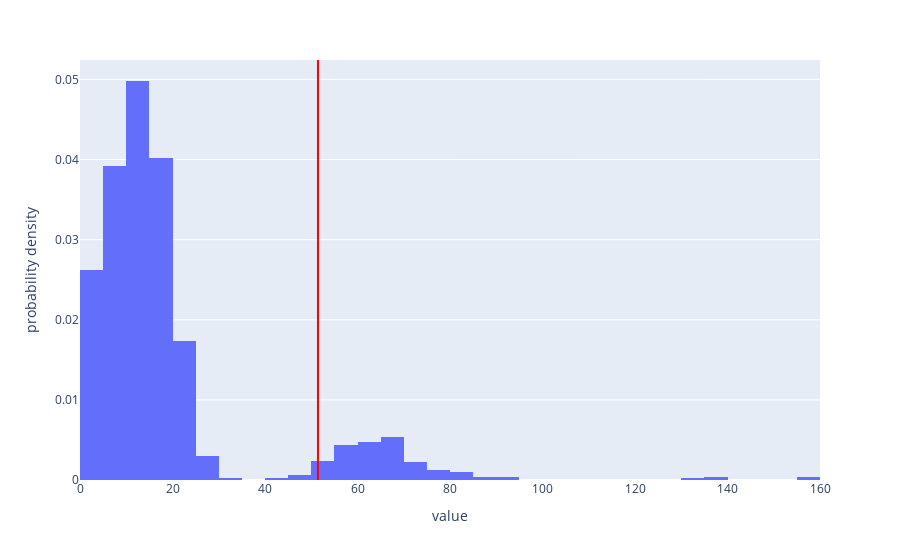

The notebook cell this image was saved under:
### Code cell
fig = px.histogram(stats, histnorm='probability density')
fig.add_vline(x = observed, line_color='red')
fig.update_layout(showlegend=False)
fig.show()

# the red line is the observed statistic

### Figure 1 — Plotly figure (JSON) as saved in the notebook; plotly's stock layout.template omitted (floating-point values rounded to 4 significant figures; data arrays with more than 128 entries replaced by an {"elided": "..."} marker saying what was removed)
{"data": [{"alignmentgroup": "True", "bingroup": "x", "histnorm": "probability density", "hovertemplate": "variable=0<br>value=%{x}<br>probability density=%{y}<extra></extra>", "legendgroup": "0", "marker": {"color": "#636efa", "pattern": {"shape": ""}}, "name": "0", "offsetgroup": "0", "orientation": "v", "showlegend": true, "type": "histogram", "x": {"elided": "1000 float values"}, "xaxis": "x", "yaxis": "y"}], "layout": {"autosize": true, "barmode": "relative", "legend": {"title": {"text": "variable"}, "tracegroupgap": 0}, "margin": {"t": 60}, "shapes": [{"line": {"color": "red"}, "type": "line", "x0": 51.45, "x1": 51.45, "xref": "x", "y0": 0, "y1": 1, "yref": "y domain"}], "showlegend": false, "xaxis": {"anchor": "y", "autorange": true, "domain": [0, 1], "range": [0, 160], "title": {"text": "value"}, "type": "linear"}, "yaxis": {"anchor": "x", "autorange": true, "domain": [0, 1], "range": [0, 0.05242], "title": {"text": "probability density"}}}}
